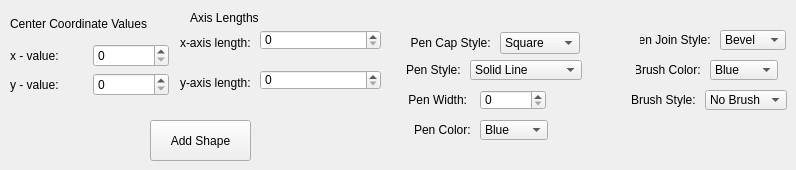
      <widget class="QWidget" name="tab_Ellipse">
       <property name="enabled">
        <bool>true</bool>
       </property>
       <attribute name="title">
        <string>Ellipse</string>
       </attribute>
       <widget class="QWidget" name="layoutWidget_17">
        <property name="geometry">
         <rect>
          <x>10</x>
          <y>10</y>
          <width>159</width>
          <height>86</height>
         </rect>
        </property>
        <layout class="QVBoxLayout" name="verticalLayout_20">
         <item>
          <widget class="QLabel" name="label_65">
           <property name="text">
            <string>Center Coordinate Values</string>
           </property>
          </widget>
         </item>
         <item>
          <layout class="QHBoxLayout" name="horizontalLayout_52">
           <item>
            <widget class="QLabel" name="label_66">
             <property name="text">
              <string>x - value:</string>
             </property>
            </widget>
           </item>
           <item>
            <widget class="QSpinBox" name="spinBox_ellipse_firstX">
             <property name="maximum">
              <number>1000</number>
             </property>
            </widget>
           </item>
          </layout>
         </item>
         <item>
          <layout class="QHBoxLayout" name="horizontalLayout_53">
           <item>
            <widget class="QLabel" name="label_67">
             <property name="text">
              <string>y - value:</string>
             </property>
            </widget>
           </item>
           <item>
            <widget class="QSpinBox" name="spinBox_ellipse_firstY">
             <property name="maximum">
              <number>1000</number>
             </property>
            </widget>
           </item>
          </layout>
         </item>
        </layout>
       </widget>
       <widget class="QPushButton" name="pushButton_4">
        <property name="geometry">
         <rect>
          <x>150</x>
          <y>120</y>
          <width>101</width>
          <height>41</height>
         </rect>
        </property>
        <property name="text">
         <string>Add Shape</string>
        </property>
       </widget>
       <widget class="QLabel" name="label_3">
        <property name="geometry">
         <rect>
          <x>190</x>
          <y>10</y>
          <width>81</width>
          <height>16</height>
         </rect>
        </property>
        <property name="text">
         <string>Axis Lengths</string>
        </property>
       </widget>
       <widget class="QLabel" name="label_103">
        <property name="geometry">
         <rect>
          <x>180</x>
          <y>30</y>
          <width>121</width>
          <height>26</height>
         </rect>
        </property>
        <property name="text">
         <string>x-axis length: </string>
        </property>
       </widget>
       <widget class="QLabel" name="label_104">
        <property name="geometry">
         <rect>
          <x>180</x>
          <y>70</y>
          <width>121</width>
          <height>26</height>
         </rect>
        </property>
        <property name="text">
         <string>y-axis length: </string>
        </property>
       </widget>
       <widget class="QSpinBox" name="spinBox_ellipse_axisX_2">
        <property name="geometry">
         <rect>
          <x>260</x>
          <y>30</y>
          <width>121</width>
          <height>20</height>
         </rect>
        </property>
        <property name="maximum">
         <number>1000</number>
        </property>
       </widget>
       <widget class="QSpinBox" name="spinBox_ellipse_axisY_2">
        <property name="geometry">
         <rect>
          <x>260</x>
          <y>70</y>
          <width>121</width>
          <height>20</height>
         </rect>
        </property>
        <property name="maximum">
         <number>1000</number>
        </property>
       </widget>
       <widget class="QWidget" name="layoutWidget_18">
        <property name="geometry">
         <rect>
          <x>410</x>
          <y>30</y>
          <width>170</width>
          <height>26</height>
         </rect>
        </property>
        <layout class="QHBoxLayout" name="horizontalLayout_87">
         <item>
          <widget class="QLabel" name="label_105">
           <property name="text">
            <string>Pen Cap Style: </string>
           </property>
           <property name="alignment">
            <set>Qt::AlignRight|Qt::AlignTrailing|Qt::AlignVCenter</set>
           </property>
          </widget>
         </item>
         <item>
          <widget class="QComboBox" name="comboBox_setPenCapStyle_5">
           <item>
            <property name="text">
             <string>Square</string>
            </property>
           </item>
           <item>
            <property name="text">
             <string>Flat</string>
            </property>
           </item>
           <item>
            <property name="text">
             <string>Round</string>
            </property>
           </item>
          </widget>
         </item>
        </layout>
       </widget>
       <widget class="QLabel" name="label_106">
        <property name="geometry">
         <rect>
          <x>406</x>
          <y>60</y>
          <width>58</width>
          <height>20</height>
         </rect>
        </property>
        <property name="text">
         <string>Pen Style: </string>
        </property>
        <property name="alignment">
         <set>Qt::AlignRight|Qt::AlignTrailing|Qt::AlignVCenter</set>
        </property>
       </widget>
       <widget class="QComboBox" name="comboBox_setPenStyle_4">
        <property name="geometry">
         <rect>
          <x>470</x>
          <y>60</y>
          <width>112</width>
          <height>20</height>
         </rect>
        </property>
        <item>
         <property name="text">
          <string>Solid Line</string>
         </property>
        </item>
        <item>
         <property name="text">
          <string>Dash Line</string>
         </property>
        </item>
        <item>
         <property name="text">
          <string>Dot Line</string>
         </property>
        </item>
        <item>
         <property name="text">
          <string>Dash Dot Line</string>
         </property>
        </item>
        <item>
         <property name="text">
          <string>Dash Dot Dot Line</string>
         </property>
        </item>
        <item>
         <property name="text">
          <string>No Pen</string>
         </property>
        </item>
       </widget>
       <widget class="QLabel" name="label_108">
        <property name="geometry">
         <rect>
          <x>409</x>
          <y>120</y>
          <width>65</width>
          <height>20</height>
         </rect>
        </property>
        <property name="text">
         <string>Pen Color: </string>
        </property>
        <property name="alignment">
         <set>Qt::AlignRight|Qt::AlignTrailing|Qt::AlignVCenter</set>
        </property>
       </widget>
       <widget class="QComboBox" name="comboBox_setPenColor_4">
        <property name="geometry">
         <rect>
          <x>480</x>
          <y>120</y>
          <width>68</width>
          <height>20</height>
         </rect>
        </property>
        <item>
         <property name="text">
          <string>Blue</string>
         </property>
        </item>
        <item>
         <property name="text">
          <string>Red</string>
         </property>
        </item>
        <item>
         <property name="text">
          <string>Green</string>
         </property>
        </item>
        <item>
         <property name="text">
          <string>Yellow</string>
         </property>
        </item>
        <item>
         <property name="text">
          <string>Black</string>
         </property>
        </item>
        <item>
         <property name="text">
          <string>White</string>
         </property>
        </item>
        <item>
         <property name="text">
          <string>Cyan</string>
         </property>
        </item>
        <item>
         <property name="text">
          <string>Magenta</string>
         </property>
        </item>
        <item>
         <property name="text">
          <string>Gray</string>
         </property>
        </item>
       </widget>
       <widget class="QLabel" name="label_109">
        <property name="geometry">
         <rect>
          <x>640</x>
          <y>30</y>
          <width>74</width>
          <height>20</height>
         </rect>
        </property>
        <property name="text">
         <string>Pen Join Style: </string>
        </property>
        <property name="alignment">
         <set>Qt::AlignRight|Qt::AlignTrailing|Qt::AlignVCenter</set>
        </property>
       </widget>
       <widget class="QComboBox" name="comboBox_setPenJoinStyle_4">
        <property name="geometry">
         <rect>
          <x>720</x>
          <y>30</y>
          <width>66</width>
          <height>20</height>
         </rect>
        </property>
        <item>
         <property name="text">
          <string>Bevel</string>
         </property>
        </item>
        <item>
         <property name="text">
          <string>Miter</string>
         </property>
        </item>
        <item>
         <property name="text">
          <string>Round</string>
         </property>
        </item>
       </widget>
       <widget class="QComboBox" name="comboBox_setBrushColor_4">
        <property name="geometry">
         <rect>
          <x>710</x>
          <y>60</y>
          <width>68</width>
          <height>20</height>
         </rect>
        </property>
        <item>
         <property name="text">
          <string>Blue</string>
         </property>
        </item>
        <item>
         <property name="text">
          <string>Red</string>
         </property>
        </item>
        <item>
         <property name="text">
          <string>Green</string>
         </property>
        </item>
        <item>
         <property name="text">
          <string>Yellow</string>
         </property>
        </item>
        <item>
         <property name="text">
          <string>Black</string>
         </property>
        </item>
        <item>
         <property name="text">
          <string>White</string>
         </property>
        </item>
        <item>
         <property name="text">
          <string>Cyan</string>
         </property>
        </item>
        <item>
         <property name="text">
          <string>Magenta</string>
         </property>
        </item>
        <item>
         <property name="text">
          <string>Gray</string>
         </property>
        </item>
       </widget>
       <widget class="QLabel" name="label_110">
        <property name="geometry">
         <rect>
          <x>636</x>
          <y>60</y>
          <width>68</width>
          <height>20</height>
         </rect>
        </property>
        <property name="text">
         <string>Brush Color: </string>
        </property>
        <property name="alignment">
         <set>Qt::AlignRight|Qt::AlignTrailing|Qt::AlignVCenter</set>
        </property>
       </widget>
       <widget class="QComboBox" name="comboBox_setBrushStyle_4">
        <property name="geometry">
         <rect>
          <x>705</x>
          <y>90</y>
          <width>82</width>
          <height>20</height>
         </rect>
        </property>
        <item>
         <property name="text">
          <string>No Brush</string>
         </property>
        </item>
        <item>
         <property name="text">
          <string>Solid Brush</string>
         </property>
        </item>
        <item>
         <property name="text">
          <string>Hor Pattern</string>
         </property>
        </item>
        <item>
         <property name="text">
          <string>Ver Pattern</string>
         </property>
        </item>
       </widget>
       <widget class="QLabel" name="label_111">
        <property name="geometry">
         <rect>
          <x>630</x>
          <y>90</y>
          <width>69</width>
          <height>20</height>
         </rect>
        </property>
        <property name="text">
         <string>Brush Style: </string>
        </property>
        <property name="alignment">
         <set>Qt::AlignRight|Qt::AlignTrailing|Qt::AlignVCenter</set>
        </property>
       </widget>
       <widget class="QLabel" name="label_107">
        <property name="geometry">
         <rect>
          <x>400</x>
          <y>90</y>
          <width>67</width>
          <height>20</height>
         </rect>
        </property>
        <property name="text">
         <string>Pen Width:</string>
        </property>
        <property name="alignment">
         <set>Qt::AlignRight|Qt::AlignTrailing|Qt::AlignVCenter</set>
        </property>
       </widget>
       <widget class="QSpinBox" name="spinBox_setPenWidth_4">
        <property name="geometry">
         <rect>
          <x>480</x>
          <y>90</y>
          <width>66</width>
          <height>20</height>
         </rect>
        </property>
        <property name="minimum">
         <number>0</number>
        </property>
        <property name="maximum">
         <number>20</number>
        </property>
       </widget>
      </widget>
